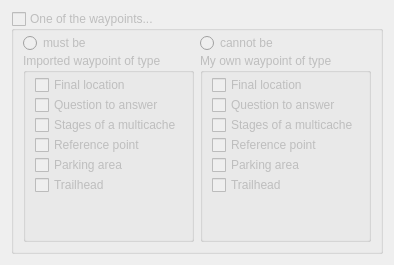
        <widget class="QWidget" name="tab_4">
         <attribute name="title">
          <string>By waypoints</string>
         </attribute>
         <layout class="QGridLayout" name="gridLayout">
          <item row="0" column="0">
           <widget class="QGroupBox" name="groupBox_11">
            <property name="enabled">
             <bool>false</bool>
            </property>
            <property name="title">
             <string>One of the waypoints...</string>
            </property>
            <property name="checkable">
             <bool>true</bool>
            </property>
            <property name="checked">
             <bool>false</bool>
            </property>
            <layout class="QVBoxLayout" name="verticalLayout_10">
             <property name="spacing">
              <number>0</number>
             </property>
             <property name="topMargin">
              <number>2</number>
             </property>
             <item>
              <widget class="QWidget" name="widget_10" native="true">
               <property name="sizePolicy">
                <sizepolicy hsizetype="Preferred" vsizetype="Maximum">
                 <horstretch>0</horstretch>
                 <verstretch>0</verstretch>
                </sizepolicy>
               </property>
               <layout class="QHBoxLayout" name="horizontalLayout_15">
                <property name="margin">
                 <number>0</number>
                </property>
                <item>
                 <widget class="QRadioButton" name="radioButton_3">
                  <property name="text">
                   <string>must be</string>
                  </property>
                 </widget>
                </item>
                <item>
                 <widget class="QRadioButton" name="radioButton_4">
                  <property name="text">
                   <string>cannot be</string>
                  </property>
                 </widget>
                </item>
               </layout>
              </widget>
             </item>
             <item>
              <widget class="QWidget" name="widget_11" native="true">
               <layout class="QHBoxLayout" name="horizontalLayout_16">
                <property name="margin">
                 <number>0</number>
                </property>
                <item>
                 <widget class="QGroupBox" name="groupBox_13">
                  <property name="title">
                   <string>Imported waypoint of type</string>
                  </property>
                  <layout class="QVBoxLayout" name="verticalLayout_11">
                   <property name="spacing">
                    <number>0</number>
                   </property>
                   <property name="topMargin">
                    <number>2</number>
                   </property>
                   <property name="bottomMargin">
                    <number>4</number>
                   </property>
                   <item>
                    <widget class="QCheckBox" name="checkBox_31">
                     <property name="text">
                      <string>Final location</string>
                     </property>
                    </widget>
                   </item>
                   <item>
                    <widget class="QCheckBox" name="checkBox_33">
                     <property name="text">
                      <string>Question to answer</string>
                     </property>
                    </widget>
                   </item>
                   <item>
                    <widget class="QCheckBox" name="checkBox_32">
                     <property name="text">
                      <string>Stages of a multicache</string>
                     </property>
                    </widget>
                   </item>
                   <item>
                    <widget class="QCheckBox" name="checkBox_36">
                     <property name="text">
                      <string>Reference point</string>
                     </property>
                    </widget>
                   </item>
                   <item>
                    <widget class="QCheckBox" name="checkBox_34">
                     <property name="text">
                      <string>Parking area</string>
                     </property>
                    </widget>
                   </item>
                   <item>
                    <widget class="QCheckBox" name="checkBox_35">
                     <property name="text">
                      <string>Trailhead</string>
                     </property>
                    </widget>
                   </item>
                   <item>
                    <spacer name="verticalSpacer_6">
                     <property name="orientation">
                      <enum>Qt::Vertical</enum>
                     </property>
                     <property name="sizeHint" stdset="0">
                      <size>
                       <width>20</width>
                       <height>40</height>
                      </size>
                     </property>
                    </spacer>
                   </item>
                  </layout>
                 </widget>
                </item>
                <item>
                 <widget class="QGroupBox" name="groupBox_12">
                  <property name="title">
                   <string>My own waypoint of type</string>
                  </property>
                  <layout class="QVBoxLayout" name="verticalLayout_12">
                   <property name="spacing">
                    <number>0</number>
                   </property>
                   <property name="topMargin">
                    <number>2</number>
                   </property>
                   <property name="bottomMargin">
                    <number>4</number>
                   </property>
                   <item>
                    <widget class="QCheckBox" name="checkBox_37">
                     <property name="text">
                      <string>Final location</string>
                     </property>
                    </widget>
                   </item>
                   <item>
                    <widget class="QCheckBox" name="checkBox_39">
                     <property name="text">
                      <string>Question to answer</string>
                     </property>
                    </widget>
                   </item>
                   <item>
                    <widget class="QCheckBox" name="checkBox_38">
                     <property name="text">
                      <string>Stages of a multicache</string>
                     </property>
                    </widget>
                   </item>
                   <item>
                    <widget class="QCheckBox" name="checkBox_42">
                     <property name="text">
                      <string>Reference point</string>
                     </property>
                    </widget>
                   </item>
                   <item>
                    <widget class="QCheckBox" name="checkBox_40">
                     <property name="text">
                      <string>Parking area</string>
                     </property>
                    </widget>
                   </item>
                   <item>
                    <widget class="QCheckBox" name="checkBox_41">
                     <property name="text">
                      <string>Trailhead</string>
                     </property>
                    </widget>
                   </item>
                   <item>
                    <spacer name="verticalSpacer_7">
                     <property name="orientation">
                      <enum>Qt::Vertical</enum>
                     </property>
                     <property name="sizeHint" stdset="0">
                      <size>
                       <width>20</width>
                       <height>40</height>
                      </size>
                     </property>
                    </spacer>
                   </item>
                  </layout>
                 </widget>
                </item>
               </layout>
              </widget>
             </item>
            </layout>
           </widget>
          </item>
         </layout>
        </widget>
